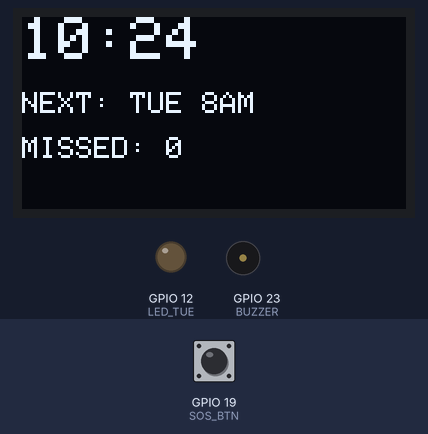
This sketch was run on a simulated ESP32. Shown: 128×64 one-colour display, output pins drawn as LEDs (lit = HIGH), buzzer (waves = sounding). Inputs (shaded band) come from the test bench; at power-on: GPIO 19 (SOS_BTN) HIGH. The local clock reads 2024-03-15 10:24:30 at power-on unless the sketch sets it.

Above: at 2.9 s.
3.0 s: GPIO 19 (SOS_BTN) pulled LOW for 1.25 s
At 4.0 s:
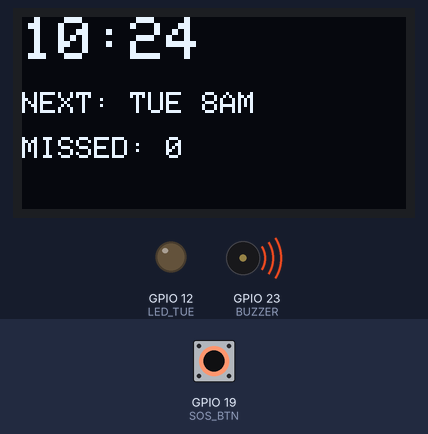
7.6 s: GPIO 19 (SOS_BTN) pulled LOW for 3.2 s
At 31.7 s:
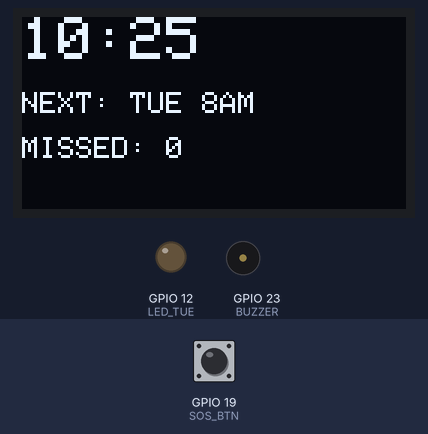
Timing chart, 0 to 32.3 s (numbered marks = the images above; inputs shaded):
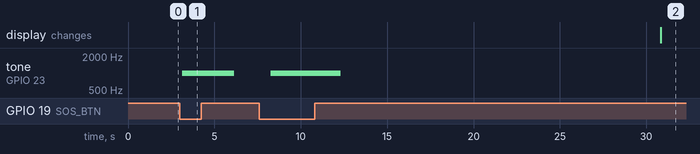

The sketch:

Smart_Pillbox.ino
```cpp
#include <Wire.h>
#include <RTClib.h>
#include <Adafruit_SSD1306.h>

RTC_DS3231 rtc;
Adafruit_SSD1306 display(128, 64, &Wire, -1);

#define BUZZER 23
#define SOS_BTN 19
#define LED_TUE 12
#define SWITCH_TUE 32

int gentleMelody[] = {262, 330, 392, 523};
int missed = 0;

void setup(){
  Serial.begin(115200);
  rtc.begin();
  display.begin(SSD1306_SWITCHCAPVCC, 0x3C);
  pinMode(BUZZER, OUTPUT);
  pinMode(SOS_BTN, INPUT_PULLUP);
  pinMode(SWITCH_TUE, INPUT_PULLUP);
  pinMode(LED_TUE, OUTPUT);
}

void loop(){
  DateTime now = rtc.now();
  display.clearDisplay();
  display.setTextSize(2);
  display.setCursor(0,0);
  display.printf("%02d:%02d", now.hour(), now.minute());
  display.setTextSize(1);
  display.setCursor(0,25);
  display.print("NEXT: TUE 8AM");
  display.setCursor(0,40);
  display.print("MISSED: " + String(missed));
  display.display();

  if(now.hour()==8 && now.minute()==0){
    if(digitalRead(SWITCH_TUE)==HIGH){
      digitalWrite(LED_TUE, HIGH);
      playGentleAlarm();
      missed++;
    }
  }
  if(digitalRead(SOS_BTN)==LOW){
    tone(BUZZER, 1000, 2000);
  }
  delay(1000);
}

void playGentleAlarm(){
  for(int i=0; i<4; i++){
    tone(BUZZER, gentleMelody[i], 300);
    delay(400);
    if(digitalRead(SWITCH_TUE)==LOW) break;
  }
  noTone(BUZZER);
}
```

Measured:
- after the input at 3.0 s, tone on GPIO 23 (BUZZER): silent → 1000 Hz after 0.14 s, → silent 3.0 s later
- after the input at 7.6 s, tone on GPIO 23 (BUZZER): silent → 1000 Hz after 0.67 s, → silent 4.1 s later
